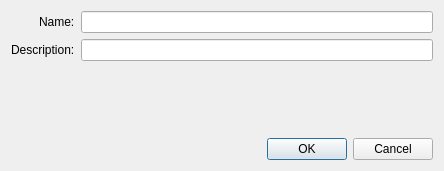
<?xml version="1.0" encoding="UTF-8"?>
<ui version="4.0">
 <class>ViewCreateSwc</class>
 <widget class="QDialog" name="ViewCreateSwc">
  <property name="geometry">
   <rect>
    <x>0</x>
    <y>0</y>
    <width>444</width>
    <height>171</height>
   </rect>
  </property>
  <property name="windowTitle">
   <string>ViewCreateSwc</string>
  </property>
  <layout class="QVBoxLayout" name="verticalLayout">
   <item>
    <layout class="QFormLayout" name="formLayout">
     <property name="labelAlignment">
      <set>Qt::AlignRight|Qt::AlignTrailing|Qt::AlignVCenter</set>
     </property>
     <item row="0" column="0">
      <widget class="QLabel" name="label">
       <property name="text">
        <string>Name:</string>
       </property>
      </widget>
     </item>
     <item row="0" column="1">
      <widget class="QLineEdit" name="Name"/>
     </item>
     <item row="1" column="0">
      <widget class="QLabel" name="label_2">
       <property name="text">
        <string>Description:</string>
       </property>
      </widget>
     </item>
     <item row="1" column="1">
      <widget class="QLineEdit" name="Description"/>
     </item>
    </layout>
   </item>
   <item>
    <layout class="QHBoxLayout" name="horizontalLayout">
     <item>
      <spacer name="horizontalSpacer">
       <property name="orientation">
        <enum>Qt::Horizontal</enum>
       </property>
       <property name="sizeHint" stdset="0">
        <size>
         <width>40</width>
         <height>20</height>
        </size>
       </property>
      </spacer>
     </item>
     <item>
      <widget class="QPushButton" name="OKBtn">
       <property name="text">
        <string>OK</string>
       </property>
      </widget>
     </item>
     <item>
      <widget class="QPushButton" name="CancelBtn">
       <property name="text">
        <string>Cancel</string>
       </property>
      </widget>
     </item>
    </layout>
   </item>
  </layout>
 </widget>
 <resources/>
 <connections/>
</ui>
